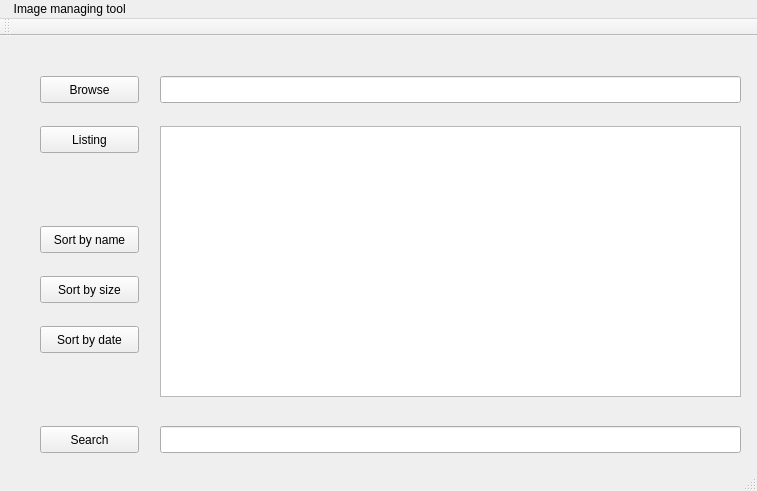
<?xml version="1.0" encoding="UTF-8"?>
<ui version="4.0">
 <class>MainWindow</class>
 <widget class="QMainWindow" name="MainWindow">
  <property name="geometry">
   <rect>
    <x>0</x>
    <y>0</y>
    <width>757</width>
    <height>491</height>
   </rect>
  </property>
  <property name="maximumSize">
   <size>
    <width>757</width>
    <height>491</height>
   </size>
  </property>
  <property name="windowTitle">
   <string>MainWindow</string>
  </property>
  <widget class="QWidget" name="centralWidget">
   <widget class="QPushButton" name="browseFolder">
    <property name="geometry">
     <rect>
      <x>40</x>
      <y>40</y>
      <width>99</width>
      <height>27</height>
     </rect>
    </property>
    <property name="text">
     <string>Browse</string>
    </property>
   </widget>
   <widget class="QLineEdit" name="folderPathInput">
    <property name="geometry">
     <rect>
      <x>160</x>
      <y>40</y>
      <width>581</width>
      <height>27</height>
     </rect>
    </property>
    <property name="text">
     <string/>
    </property>
   </widget>
   <widget class="QTextEdit" name="mainOutput">
    <property name="geometry">
     <rect>
      <x>160</x>
      <y>90</y>
      <width>581</width>
      <height>271</height>
     </rect>
    </property>
   </widget>
   <widget class="QLineEdit" name="keywordInput">
    <property name="geometry">
     <rect>
      <x>160</x>
      <y>390</y>
      <width>581</width>
      <height>27</height>
     </rect>
    </property>
   </widget>
   <widget class="QPushButton" name="listingButton">
    <property name="geometry">
     <rect>
      <x>40</x>
      <y>90</y>
      <width>99</width>
      <height>27</height>
     </rect>
    </property>
    <property name="text">
     <string>Listing</string>
    </property>
   </widget>
   <widget class="QPushButton" name="searchButton">
    <property name="geometry">
     <rect>
      <x>40</x>
      <y>390</y>
      <width>99</width>
      <height>27</height>
     </rect>
    </property>
    <property name="text">
     <string>Search</string>
    </property>
   </widget>
   <widget class="QPushButton" name="sortByNameButton">
    <property name="geometry">
     <rect>
      <x>40</x>
      <y>190</y>
      <width>99</width>
      <height>27</height>
     </rect>
    </property>
    <property name="text">
     <string>Sort by name</string>
    </property>
   </widget>
   <widget class="QPushButton" name="sortBySizeButton">
    <property name="geometry">
     <rect>
      <x>40</x>
      <y>240</y>
      <width>99</width>
      <height>27</height>
     </rect>
    </property>
    <property name="text">
     <string>Sort by size</string>
    </property>
   </widget>
   <widget class="QPushButton" name="sortByDateButton">
    <property name="geometry">
     <rect>
      <x>40</x>
      <y>290</y>
      <width>99</width>
      <height>27</height>
     </rect>
    </property>
    <property name="text">
     <string>Sort by date</string>
    </property>
   </widget>
  </widget>
  <widget class="QMenuBar" name="menuBar">
   <property name="geometry">
    <rect>
     <x>0</x>
     <y>0</y>
     <width>757</width>
     <height>25</height>
    </rect>
   </property>
   <widget class="QMenu" name="menuImage">
    <property name="title">
     <string> Image managing tool</string>
    </property>
   </widget>
   <addaction name="menuImage"/>
  </widget>
  <widget class="QToolBar" name="mainToolBar">
   <attribute name="toolBarArea">
    <enum>TopToolBarArea</enum>
   </attribute>
   <attribute name="toolBarBreak">
    <bool>false</bool>
   </attribute>
  </widget>
  <widget class="QStatusBar" name="statusBar"/>
 </widget>
 <layoutdefault spacing="6" margin="11"/>
 <resources/>
 <connections/>
</ui>
